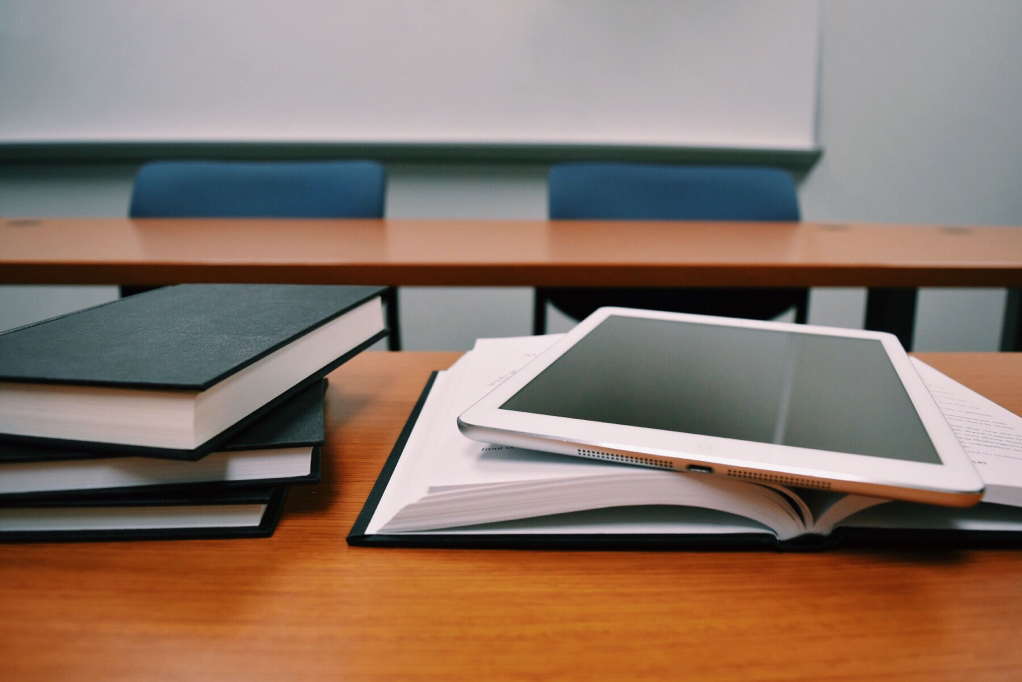
#> input picture presidential_bridge/lib/presidential_bridge/ruto_fallback.jpg, 3065 x 2045 px (shown at 1/3 size)
$ python image_overlay.py ruto_fallback.jpg ruto_fallback.jpg ruto_fallback.jpg ruto_fallback.jpg ruto_fallback.jpg
#> lines starting #> are read from the running program, lines starting #| are printed output that depends on the picture
import sys
import urllib.request
import ssl
from PIL import Image, ImageDraw, ImageFont
import os

def download_font(url, path):
    if not os.path.exists(path):
        ctx = ssl._create_unverified_context()
        req = urllib.request.Request(url, headers={'User-Agent': 'Mozilla/5.0'})
        with urllib.request.urlopen(req, context=ctx) as resp, open(path, 'wb') as f:
            f.write(resp.read())
    return path

def download_and_open_image(image_url, temp_input_path):
#> called with image_url = 'ruto_fallback.jpg', temp_input_path = 'ruto_fallback.jpg.input.tmp'
    fallback_urls = [
        "/app/lib/presidential_bridge/ruto_fallback.jpg"
    ]
    urls_to_try = [image_url] + fallback_urls

    if image_url and 'pbs.twimg.com' in image_url and '?format=' not in image_url:
        urls_to_try.insert(0, f"{image_url}?name=orig")

    ssl_ctx = ssl._create_unverified_context()

    for url in urls_to_try:
        if not url:
            continue
        try:
            if os.path.exists(url):
                with open(url, "rb") as f:
                    with open(temp_input_path, "wb") as tf:
                        tf.write(f.read())
                img = Image.open(temp_input_path).convert("RGBA")
                return img

            req = urllib.request.Request(url, headers={
                'User-Agent': 'Mozilla/5.0 (Windows NT 10.0; Win64; x64) AppleWebKit/537.36 (KHTML, like Gecko) Chrome/120.0.0.0 Safari/537.36'
            })
            with urllib.request.urlopen(req, timeout=10, context=ssl_ctx) as response:
                if response.status == 200:
                    with open(temp_input_path, "wb") as f:
                        f.write(response.read())
                    img = Image.open(temp_input_path).convert("RGBA")
                    if min(img.size) < 300:
                        print(f"Warning: Image from {url} is too low resolution ({img.size}). Skipping.", file=sys.stderr)
                        continue
                    return img
        except Exception as e:
            print(f"Warning: Failed to fetch image from {url}: {e}", file=sys.stderr)
            continue

    # Final fallback: local high-res working presidential fallback image URL if all HTTP fetches failed
    local_fallback_path = "/app/lib/presidential_bridge/ruto_fallback.jpg"
    try:
        if os.path.exists(local_fallback_path):
            with open(local_fallback_path, "rb") as f:
                with open(temp_input_path, "wb") as tf:
                    tf.write(f.read())
            return Image.open(temp_input_path).convert("RGBA")
    except Exception as e:
        print(f"Warning: Failed to load local fallback image: {e}", file=sys.stderr)

    # Emergency fallback: neutral slate background instead of pure black
    return Image.new("RGBA", (1080, 1080), (70, 80, 95, 255))

def composite_image(image_url, headline, subtitle, output_path, logo_path):
    temp_input_path = output_path + ".input.tmp"
    img = download_and_open_image(image_url, temp_input_path)

    # 2. Force exactly 1080x1080 via center crop
    target_width = 1080
    target_height = 1080

    # Calculate crop dimensions to get a perfect square from the center
    orig_w, orig_h = img.size
#> orig_w = 3065; orig_h = 2045
    min_dim = min(orig_w, orig_h)
#> min_dim = 2045

    left = (orig_w - min_dim) / 2
#> left = 510
    top = (orig_h - min_dim) / 2
#> top = 0
    right = (orig_w + min_dim) / 2
#> right = 2555
    bottom = (orig_h + min_dim) / 2
#> bottom = 2045

    # Crop to square, then resize to 1080x1080
    img = img.crop((left, top, right, bottom))
#> img: PIL image 2045x2045 RGBA
    img = img.resize((target_width, target_height), Image.Resampling.LANCZOS)
#> img: PIL image 1080x1080 RGBA

    # Create drawing context
    draw = ImageDraw.Draw(img)

    import html
    import re

    headline = html.unescape(headline).strip()
    subtitle = html.unescape(subtitle).strip()

    # Automated Grammar Engine: Article & Preposition Repair
    def fix_missing_articles(text):
        text = re.sub(r'\bI Bid Farewell (The|An)?\s*(Envoy|Ambassador|High Commissioner|Delegation)\b', r'I bid farewell to the \2', text, flags=re.IGNORECASE)
        text = re.sub(r'\bI Bid Farewell (Cyprus|US|UK|Chinese|EU|UN|German|French|Italian|Indian|Japan|Turkish|Egyptian|Sudanese|Ethiopian|Ugandan|Tanzanian|Rwandan) (Envoy|Ambassador|High Commissioner|Delegation)\b', r'I bid farewell to the \1 \2', text, flags=re.IGNORECASE)
        text = re.sub(r'\bI Met (Cyprus|US|UK|Chinese|EU|UN|German|French|Italian|Indian|Japan|Turkish|Egyptian|Sudanese|Ethiopian|Ugandan|Tanzanian|Rwandan) (Envoy|Ambassador|High Commissioner|Delegation)\b', r'I met with the \1 \2', text, flags=re.IGNORECASE)
        text = re.sub(r'\bI Met (Envoy|Ambassador|High Commissioner|Delegation)\b', r'I met with the \1', text, flags=re.IGNORECASE)
        text = re.sub(r'\bI (Inspected|Launched|Opened|Commissioned|Visited) ([A-Z][a-z]+ Project)\b', r'I \1 the \2', text)
        return text

    # Automated Grammar Engine: Shorthand Normalizer
    def normalize_shorthand(text):
        text = re.sub(r'\b1000s of\b', 'thousands of', text, flags=re.IGNORECASE)
        text = re.sub(r'\b1000s\b', 'thousands', text, flags=re.IGNORECASE)
        text = re.sub(r'\b100s of\b', 'hundreds of', text, flags=re.IGNORECASE)
        text = re.sub(r'\b100s\b', 'hundreds', text, flags=re.IGNORECASE)
        text = re.sub(r'\b10s of\b', 'dozens of', text, flags=re.IGNORECASE)
        return text

    # Automated Grammar Engine: Sentence Case Normalizer
    def to_sentence_case(text):
#> called with text = 'ruto_fallback.jpg'
        if not text:
            return ""
        words = text.split()
        proper_nouns = {'I', 'Sh3.2B', 'Sh3.2b', 'Ksh', 'KSh', 'US', 'UK', 'EU', 'UN', 'Kenya', 'Kenyan', 'Nairobi', 'Mombasa', 'Wajir', 'Narok', 'Kiambu', 'Ruto', 'Cyprus'}
        new_words = []
        for i, word in enumerate(words):
            # Convert ALL CAPS words (e.g. DEVELOPMENT -> development)
            clean_word = word.lower() if (word.isupper() and len(word) > 1 and word not in proper_nouns) else word
            if i == 0:
                new_words.append(clean_word.capitalize())
            elif clean_word in proper_nouns or clean_word.isupper() or re.search(r'\d', clean_word):
                new_words.append(clean_word)
            else:
                new_words.append(clean_word.lower())
        return " ".join(new_words)

    # Automated Grammar Engine: 3rd Person Pronoun Cleaner
    def clean_3rd_person(text):
        text = re.sub(r'\bwhere he launched\.?\b', 'where I launched new infrastructure.', text, flags=re.IGNORECASE)
        text = re.sub(r'\bwhere he (inspected|opened|commissioned)\.?\b', r'where I \1 new projects.', text, flags=re.IGNORECASE)
        text = re.sub(r'\bhe (launched|inspected|commissioned|opened|visited)\b', r'I \1', text, flags=re.IGNORECASE)
        text = re.sub(r'\bhis (administration|government|initiative)\b', r'my \1', text, flags=re.IGNORECASE)
        return text

    # Automated Grammar Engine: Possessive Repair
    def fix_possessives(text):
        text = re.sub(r"\bahead of i's\b", "ahead of my", text, flags=re.IGNORECASE)
        text = re.sub(r"\bahead of I's\b", "ahead of my", text)
        text = re.sub(r"\bi's visit\b", "my visit", text, flags=re.IGNORECASE)
        text = re.sub(r"\bI's visit\b", "My visit", text)
        text = re.sub(r"\bi's\b", "my", text)
        text = re.sub(r"\bI's\b", "My", text)
        return text

    headline = fix_missing_articles(headline)
    headline = normalize_shorthand(headline)
    headline = clean_3rd_person(headline)
    headline = fix_possessives(headline)
    headline = to_sentence_case(headline)

    subtitle = normalize_shorthand(subtitle)
    subtitle = clean_3rd_person(subtitle)
    subtitle = fix_possessives(subtitle)
    subtitle = to_sentence_case(subtitle)
    if subtitle:
        if not subtitle.endswith(('.', '!', '?')):
            subtitle = subtitle + '.'

    # 3. Add Adaptive Logo (Top Right)
    try:
        logo = Image.open(logo_path).convert("RGBA")

        # Resize logo to be 180px wide
        logo_w = 180
        l_pct = (logo_w / float(logo.size[0]))
#> l_pct = 0.0587
        logo_h = int((float(logo.size[1]) * float(l_pct)))
#> logo_h = 120
        logo = logo.resize((logo_w, logo_h), Image.Resampling.LANCZOS)

        # Position at top right with 40px padding
        padding = 40
        pos = (target_width - logo_w - padding, padding)

        # Sample luminance in top-right logo region
        top_right_crop = img.crop((pos[0], pos[1], pos[0] + logo_w, pos[1] + logo_h)).convert("L")
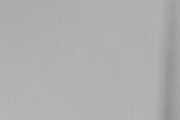
#> top_right_crop: PIL image 180x120 L; min 142, max 185, mean 175
        histogram = top_right_crop.histogram()
#> histogram = 256 values, max 4056 at index 178, min 0 at index 0, mean 84.38
        total_pixels = sum(histogram)
#> total_pixels = 21600
        avg_luminance = sum(i * count for i, count in enumerate(histogram)) / max(total_pixels, 1)
#> avg_luminance = 175

        # If background is light (high luminance), invert logo colors to black
        if avg_luminance > 130:
            r, g, b, a = logo.split()
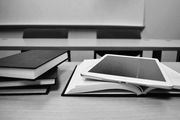
#> r: PIL image 180x120 L; min 0, max 255, mean 137.9
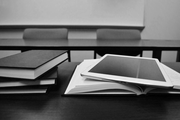
#> b: PIL image 180x120 L; min 0, max 252, mean 104.1
#> a: PIL image 180x120 L; every value is 255
            r_inv = r.point(lambda p: 255 - p)
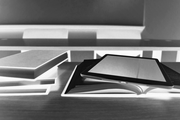
#> r_inv: PIL image 180x120 L; min 0, max 255, mean 117.1
            g_inv = g.point(lambda p: 255 - p)
            b_inv = b.point(lambda p: 255 - p)
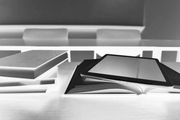
#> b_inv: PIL image 180x120 L; min 3, max 255, mean 150.9
            logo = Image.merge("RGBA", (r_inv, g_inv, b_inv, a))
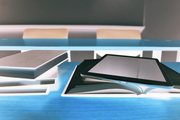
#> logo: PIL image 180x120 RGBA; mean R, G, B, A 117.1, 138.2, 150.9, 255

        img.paste(logo, pos, logo)
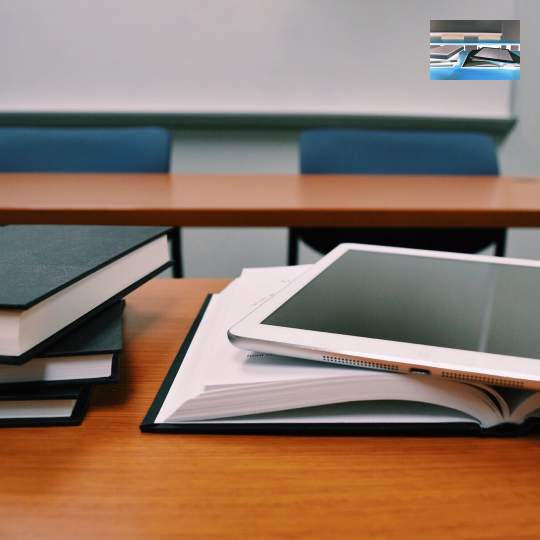
#> img: PIL image 1080x1080 RGBA (shown at 1/2 size); mean R, G, B, A 141, 118.9, 105.2, 255
    except Exception as e:
        print(f"Warning: Could not add logo: {e}", file=sys.stderr)

    # 5. Draw Text with 10% Padding
    font_bold_path = download_font("https://github.com/googlefonts/roboto/raw/main/src/hinted/Roboto-Bold.ttf", "/tmp/Roboto-Bold.ttf")
    font_reg_path = download_font("https://github.com/googlefonts/roboto/raw/main/src/hinted/Roboto-Regular.ttf", "/tmp/Roboto-Regular.ttf")

    font_reg = ImageFont.truetype(font_reg_path, 36)

    # 10% padding left and right -> 80% available width
    text_x = int(target_width * 0.1)
    max_text_width = int(target_width * 0.8)

    # Wrap subtitle function
    def wrap_text(text, font, max_width):
        lines = []
        words = text.split(' ')
        current_line = ""
        for word in words:
            test_line = current_line + word + " "
            bbox = font.getbbox(test_line)
            width = bbox[2] - bbox[0]
            if width <= max_width:
                current_line = test_line
            else:
                lines.append(current_line.strip())
                current_line = word + " "
        if current_line:
            lines.append(current_line.strip())
        return lines

    # Dynamic Font Scaling for Headline to ensure it fits in max 2 lines
    font_size = 60
    while font_size >= 40:
        test_font = ImageFont.truetype(font_bold_path, font_size)
        lines = wrap_text(headline, test_font, max_text_width)
        if len(lines) <= 2:
            font_bold = test_font
            headline_lines = lines
            break
        font_size -= 4
    else:
        # Fallback to 40px and take first 2 lines only to prevent overflow
        font_bold = ImageFont.truetype(font_bold_path, 40)
        headline_lines = wrap_text(headline, font_bold, max_text_width)[:2]

    subtitle_lines = wrap_text(subtitle, font_reg, max_text_width)

    # 4. Draw Bottom-Only Gradient (Covering only bottom 45% of image height: y = 594 to 1080)
    gradient = Image.new('L', (1, target_height))
    grad_start = int(target_height * 0.55) # 594px
    for y in range(target_height):
        if y < grad_start:
            alpha = 0
        else:
            alpha = int(245 * ((y - grad_start) / (target_height - grad_start)))
        gradient.putpixel((0, y), alpha)
    gradient = gradient.resize((target_width, target_height))

    # Base color is pure black
    overlay_black = Image.new('RGBA', (target_width, target_height), (0, 0, 0, 255))
    img.paste(overlay_black, (0, 0), gradient)

    # Calculate base layout so text fits with exactly 10% padding from the bottom edge
    bottom_padding = int(target_height * 0.1)
    headline_height = len(headline_lines) * 72
    subtitle_height = len(subtitle_lines) * 46 if len(subtitle_lines) > 0 else 0
    total_text_height = headline_height + subtitle_height

    start_y = target_height - bottom_padding - total_text_height

    # Headline
    current_y = start_y
    for line in headline_lines:
        draw.text((text_x, current_y), line, font=font_bold, fill=(255, 255, 255, 255))
        current_y += 72

    # Subtitle
    if len(subtitle_lines) > 0:
        for line in subtitle_lines:
            draw.text((text_x, current_y), line, font=font_reg, fill=(200, 200, 200, 255))
            current_y += 46

    # Save output temporarily
    final_img = img.convert("RGB") # Drop alpha before saving as JPEG
    final_img.save(output_path, "JPEG", quality=85)

    # 6. Upload to Cloudflare R2
    import boto3

    # Get credentials from environment
    endpoint_url = os.environ.get('R2_ENDPOINT_URL', 'https://03dcccad58bf52aab121c1af49645bc9.r2.cloudflarestorage.com')
    access_key = os.environ.get('R2_ACCESS_KEY_ID', 'd52b89c4d53fdd4d15b5a0f708ac4f0e')
    secret_key = os.environ.get('R2_SECRET_ACCESS_KEY', 'a0b07ed1590341393b46b8a1c4a65a662af6bae208a77ca51134e2f9bc071155')
    bucket = os.environ.get('R2_BUCKET_NAME', 'presidential-bot')
    public_url_base = os.environ.get('R2_PUBLIC_URL_BASE', 'https://pub-649993d9eee74362a33a90ae2e2d8939.r2.dev')

    s3 = boto3.client('s3',
        endpoint_url = endpoint_url,
        aws_access_key_id = access_key,
        aws_secret_access_key = secret_key,
        region_name = 'auto'
    )

    object_name = os.path.basename(output_path)
    s3.upload_file(output_path, bucket, object_name, ExtraArgs={'ContentType': 'image/jpeg'})

    # Return the public URL
    public_url = f"{public_url_base}/{object_name}"
    print(public_url)

    # Cleanup
    for p in [output_path, temp_input_path]:
        try:
            if os.path.exists(p):
                os.remove(p)
        except Exception:
            pass

if __name__ == "__main__":
    if len(sys.argv) < 6:
        print("Usage: python image_overlay.py <image_url> <headline> <subtitle> <output_path> <logo_path>")
        sys.exit(1)

    composite_image(sys.argv[1], sys.argv[2], sys.argv[3], sys.argv[4], sys.argv[5])
#> (the call stopped at in download_font, `with urllib.request.urlopen(req, context=ctx) as resp, open(path, 'wb'..`: the network is not available in this run)
